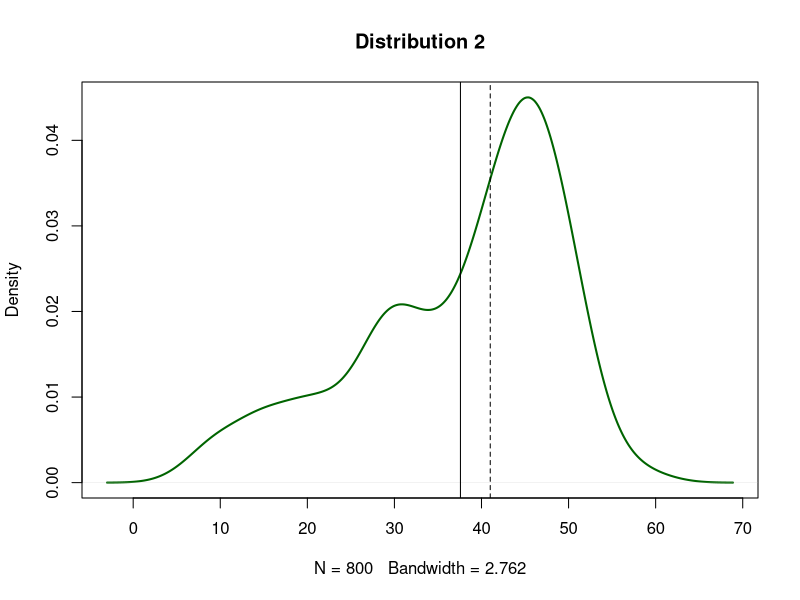
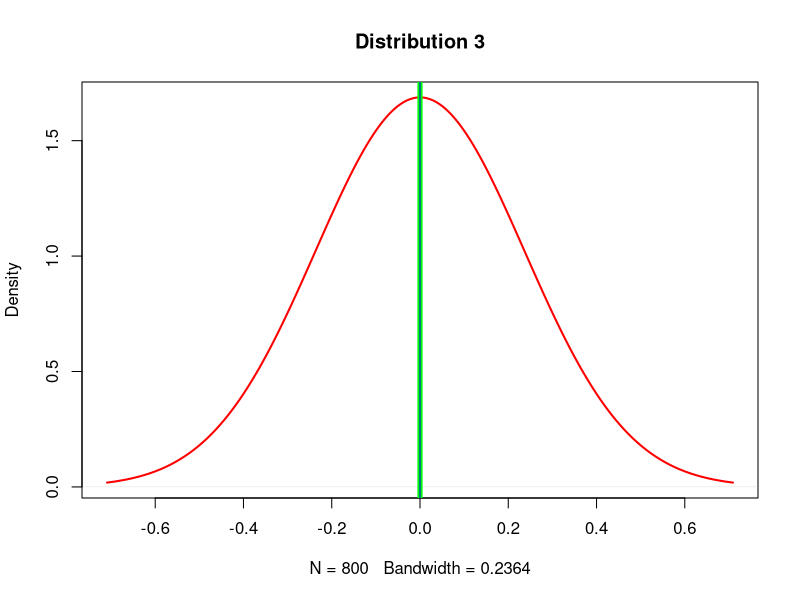
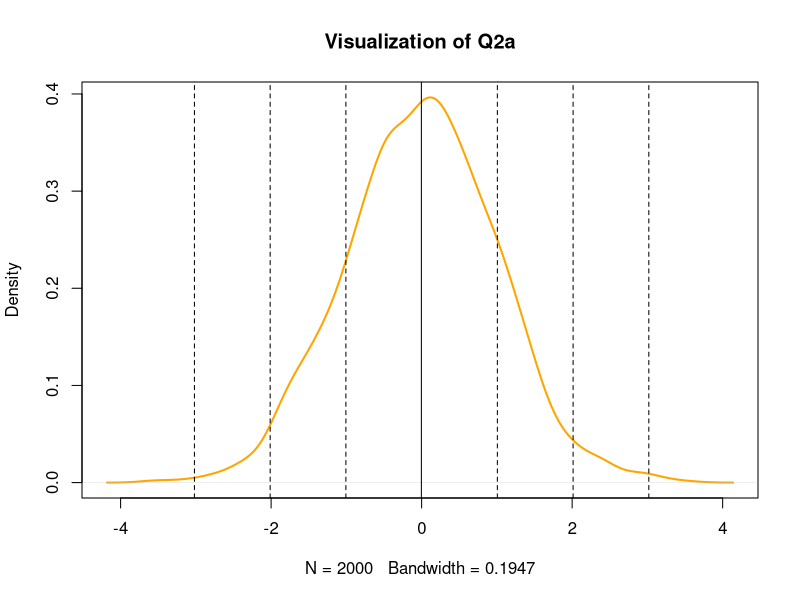

Generate these figures, in order, with R:
#Q1a
d1 <- rnorm(n = 500, mean = 45,  sd = 5)
d2 <- rnorm(n = 200, mean = 30,  sd = 5)
d3 <- rnorm(n = 100, mean = 15,  sd = 5)

d123 <- c(d1, d2, d3)

plot(density(d123), col = "darkgreen", lwd = 2, main = "Distribution 2")

abline(v = mean(d123))
abline(v = median(d123), lty = "dashed")

mean(d123)
median(d123)

#Q1b
dist <- rnorm(n = 800, mean = 0,  sd = 0)

plot(density(dist), col = "red", lwd = 2, main = "Distribution 3")

abline(v = mean(dist), lwd = 5, col = "green")
abline(v = median(dist), col = "blue")

mean(dist)
median(dist)

#Q1c

#Q2a
rdata <- rnorm(n = 2000, mean = 0, sd = 1)

plot(density(rdata), col = "orange", lwd = 2, main = "Visualization of Q2a")

abline(v = mean(rdata))
for(i in 1:3) { 
    abline(v = i*sd(rdata), lty = "dashed") 
    abline(v = -i*sd(rdata), lty = "dashed") 
} 

#Q2b
q <- quantile(rdata, probs = c(.25, .5, .75))
result <- (q - mean(rdata)) / sd(rdata)
result

#Q2c
rdata <- rnorm(n = 2000, mean = 35, sd = 3.5)
q <- quantile(rdata, probs = c(.25, .5, .75))
result <- (q - mean(rdata)) / sd(rdata)
result

#Q2d
q <- quantile(d123, probs = c(.25, .5, .75))
result <- (q-mean(d123)) / sd(d123)
result

#Q3a

#Q3b (i-iii)
rand_data <- rnorm(n = 800, mean = 20, sd = 5)
n <- length(rand_data)

#(i) Sturges
bins_sturges <- ceiling(log2(n)) + 1
width_sturges <- (max(rand_data) - min(rand_data)) / bins_sturges
bins_sturges
width_sturges

#(ii) Scotts
width_scott <- (3.49 * sd(rand_data)) / n^(1/3)
bins_scott <- ceiling(max(rand_data) - min(rand_data)) + width_scott
width_scott
bins_scott

#(iii) Freedmen formula
width_fd <- (2*IQR(rand_data)) / n^(1/3)
bins_fd <- ceiling(max(rand_data) - min(rand_data)) + width_fd
width_fd
bins_fd

#Q3c
out_data <- c(rand_data, runif(10, min = 40, max = 60))
n <- length(out_data)

#(i) Sturges
bins_sturges <- ceiling(log2(n)) + 1
width_sturges <- (max(out_data) - min(out_data)) / bins_sturges
bins_sturges
width_sturges

#(ii) Scotts
width_scott <- (3.49 * sd(out_data)) / n^(1/3)
bins_scott <- ceiling(max(out_data) - min(out_data)) + width_scott
width_scott
bins_scott

#(iii) Freedmen formula
width_fd <- (2*IQR(out_data)) / n^(1/3)
bins_fd <- ceiling(max(out_data) - min(out_data)) + width_fd
width_fd
bins_fd